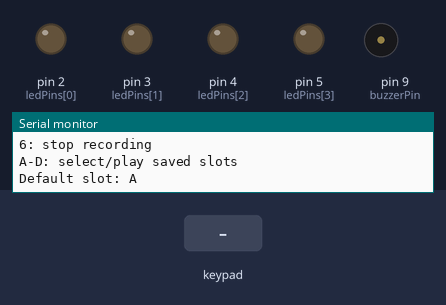
A sketch run on a simulated Arduino Mega 2560, built with avr-gcc and run on an emulated ATmega2560. On the bench: output pins drawn as LEDs (lit = HIGH), buzzer (waves = sounding), the last lines printed to the serial monitor. Dashed ring = blinking. The test bench sets the inputs (shaded band).

Above: at 1.2 s.
1.3 s: keypad keys 2 2 2 4 2 6 2 8 pressed 0.4 s apart
At 3.81 s:
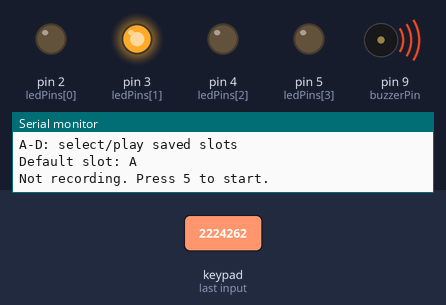
6.0 s: keypad keys 3 0 3 2 3 4 3 6 # pressed 0.4 s apart
At 6.11 s:
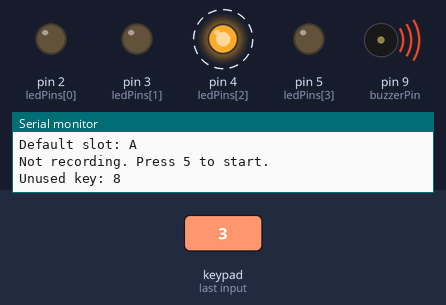
11.1 s: key '1' pressed
At 11.21 s:
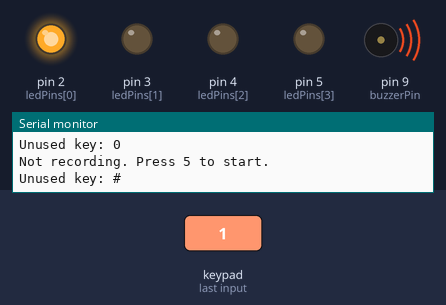
15.8 s: keypad keys 2 2 2 4 2 6 2 8 # pressed 0.4 s apart
At 17.11 s:
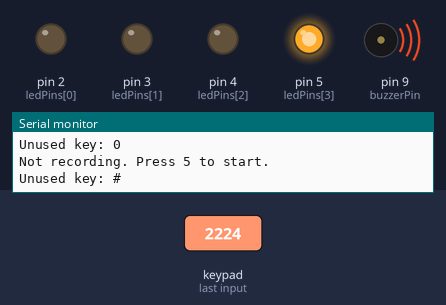
Timing chart, 0 to 19.9 s (numbered marks = the images above; inputs shaded):
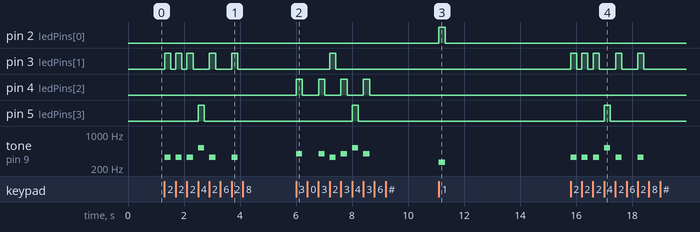

The sketch:

LightRecorderGame.ino
```cpp
#include <Keypad.h>

const byte ROWS = 4;
const byte COLS = 4;

char keys[ROWS][COLS] = {
  {'1', '2', '3', 'A'},
  {'4', '5', '6', 'B'},
  {'7', '8', '9', 'C'},
  {'*', '0', '#', 'D'}
};

byte rowPins[ROWS] = {22, 24, 26, 28};
byte colPins[COLS] = {30, 32, 34, 36};

Keypad keypad = Keypad(makeKeymap(keys), rowPins, colPins, ROWS, COLS);

const byte LED_COUNT = 4;
const byte SLOT_COUNT = 4;
const byte MAX_NOTES_PER_SLOT = 64;

const byte ledPins[LED_COUNT] = {2, 3, 4, 5};
const int noteFrequencies[LED_COUNT] = {262, 330, 392, 523};
const byte buzzerPin = 9;

const unsigned int noteDurationMs = 220;
const unsigned int playbackPauseMs = 40;

struct NoteNode {
  byte ledIndex;
  unsigned int waitBeforeMs;
  unsigned int durationMs;
  int nextIndex;
};

NoteNode notePool[SLOT_COUNT][MAX_NOTES_PER_SLOT];
int songHead[SLOT_COUNT];
int songTail[SLOT_COUNT];
byte songSize[SLOT_COUNT];

byte selectedSlot = 0;
bool isRecording = false;
unsigned long lastRecordEventMs = 0;

void setup() {
  Serial.begin(9600);

  for (byte i = 0; i < LED_COUNT; i++) {
    pinMode(ledPins[i], OUTPUT);
    digitalWrite(ledPins[i], LOW);
  }

  pinMode(buzzerPin, OUTPUT);
  clearAllSongs();
  printWelcome();
}

void loop() {
  char key = keypad.getKey();
  if (!key) {
    return;
  }

  handleKey(key);
}

void handleKey(char key) {
  byte ledIndex;
  byte slotIndex;

  if (keyToLedIndex(key, ledIndex)) {
    if (isRecording) {
      recordNote(ledIndex);
    }

    playLight(ledIndex, noteDurationMs);
    return;
  }

  if (key == '5') {
    startRecording();
    return;
  }

  if (key == '6') {
    stopRecording();
    return;
  }

  if (keyToSlotIndex(key, slotIndex)) {
    selectSlot(slotIndex);
    return;
  }

  Serial.print(F("Unused key: "));
  Serial.println(key);
}

bool keyToLedIndex(char key, byte &ledIndex) {
  if (key >= '1' && key <= '4') {
    ledIndex = key - '1';
    return true;
  }
  return false;
}

bool keyToSlotIndex(char key, byte &slotIndex) {
  if (key >= 'A' && key <= 'D') {
    slotIndex = key - 'A';
    return true;
  }
  return false;
}

void startRecording() {
  clearSong(selectedSlot);
  isRecording = true;
  lastRecordEventMs = millis();

  Serial.print(F("Recording started in slot "));
  Serial.println(slotName(selectedSlot));
}

void stopRecording() {
  if (!isRecording) {
    Serial.println(F("Not recording. Press 5 to start."));
    return;
  }

  isRecording = false;
  Serial.print(F("Recording stopped. Saved "));
  Serial.print(songSize[selectedSlot]);
  Serial.print(F(" notes in slot "));
  Serial.println(slotName(selectedSlot));
}

void selectSlot(byte slotIndex) {
  if (isRecording) {
    Serial.println(F("Stop recording with 6 before changing slots."));
    return;
  }

  selectedSlot = slotIndex;
  Serial.print(F("Selected slot "));
  Serial.print(slotName(selectedSlot));

  if (songSize[selectedSlot] == 0) {
    Serial.println(F(". Slot is empty."));
    return;
  }

  Serial.println(F(". Playing saved song."));
  playSong(selectedSlot);
}

void recordNote(byte ledIndex) {
  if (songSize[selectedSlot] >= MAX_NOTES_PER_SLOT) {
    Serial.println(F("Recording full. Press 6 to save."));
    return;
  }

  unsigned long now = millis();
  unsigned int waitBefore = constrain(now - lastRecordEventMs, 0, 60000);
  lastRecordEventMs = now;

  byte newIndex = songSize[selectedSlot];
  notePool[selectedSlot][newIndex].ledIndex = ledIndex;
  notePool[selectedSlot][newIndex].waitBeforeMs = waitBefore;
  notePool[selectedSlot][newIndex].durationMs = noteDurationMs;
  notePool[selectedSlot][newIndex].nextIndex = -1;

  if (songHead[selectedSlot] == -1) {
    songHead[selectedSlot] = newIndex;
  } else {
    notePool[selectedSlot][songTail[selectedSlot]].nextIndex = newIndex;
  }

  songTail[selectedSlot] = newIndex;
  songSize[selectedSlot]++;

  Serial.print(F("Recorded light "));
  Serial.print(ledIndex + 1);
  Serial.print(F(" in slot "));
  Serial.println(slotName(selectedSlot));
}

void playSong(byte slotIndex) {
  int current = songHead[slotIndex];

  while (current != -1) {
    NoteNode note = notePool[slotIndex][current];
    delay(note.waitBeforeMs);
    playLight(note.ledIndex, note.durationMs);
    delay(playbackPauseMs);
    current = note.nextIndex;
  }
}

void playLight(byte ledIndex, unsigned int durationMs) {
  digitalWrite(ledPins[ledIndex], HIGH);
  tone(buzzerPin, noteFrequencies[ledIndex], durationMs);
  delay(durationMs);
  digitalWrite(ledPins[ledIndex], LOW);
  noTone(buzzerPin);
}

void clearAllSongs() {
  for (byte slot = 0; slot < SLOT_COUNT; slot++) {
    clearSong(slot);
  }
}

void clearSong(byte slotIndex) {
  songHead[slotIndex] = -1;
  songTail[slotIndex] = -1;
  songSize[slotIndex] = 0;

  for (byte i = 0; i < MAX_NOTES_PER_SLOT; i++) {
    notePool[slotIndex][i].nextIndex = -1;
  }
}

char slotName(byte slotIndex) {
  return 'A' + slotIndex;
}

void printWelcome() {
  Serial.println(F("Arduino Light Recorder Game"));
  Serial.println(F("1-4: play lights"));
  Serial.println(F("5: start recording selected slot"));
  Serial.println(F("6: stop recording"));
  Serial.println(F("A-D: select/play saved slots"));
  Serial.println(F("Default slot: A"));
}
```

Measured:
- after the input at 1.3 s, pin 3 (ledPins[1]): LOW → HIGH at once, → LOW 0.22 s later, → HIGH 0.17 s later, → LOW 0.22 s later, … (10 changes in this stretch); pin 5 (ledPins[3]): LOW → HIGH after 1.2 s, → LOW 0.22 s later
- after the input at 6.0 s, pin 3 (ledPins[1]): LOW → HIGH after 1.2 s, → LOW 0.22 s later; pin 4 (ledPins[2]): alternates HIGH for 0.22 s and LOW for 0.58 s, 8 changes in all, then stays LOW, starting at once
- after the input at 11.1 s, pin 2 (ledPins[0]): LOW → HIGH at once, → LOW 0.22 s later; tone on pin 9 (buzzerPin): silent → 262 Hz at once, → silent 0.22 s later
- after the input at 15.8 s, pin 3 (ledPins[1]): LOW → HIGH at once, → LOW 0.22 s later, → HIGH 0.17 s later, → LOW 0.22 s later, … (10 changes in this stretch); pin 5 (ledPins[3]): LOW → HIGH after 1.2 s, → LOW 0.22 s later
